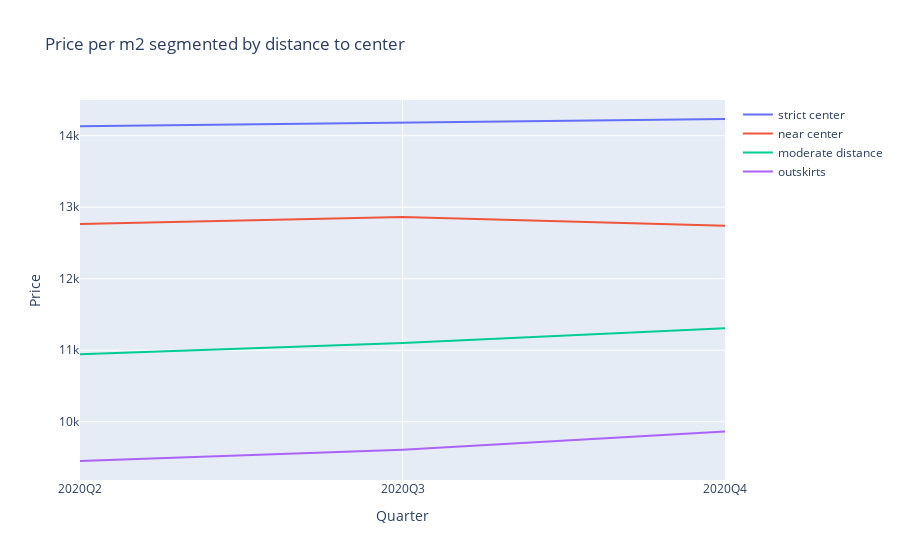

Notebook code cell kept with this figure:
### Code cell
data = []
for area_group in df_graph.Area_group.unique():
    df_temp = df_graph.query("Area_group == '{}'".format(area_group))
    
    
    trace=go.Scatter(
                x=df_temp.offer_date_q,
                y=df_temp.unit_price,
                mode='lines',
                marker=dict(
                size=5

                ),
            name=area_group,

            )
    data.append(trace)
    
figure=go.Figure(
    data=data,
    layout=go.Layout(
        title="Price per m2 segmented by distance to center",
            yaxis=dict(title="Price"),
        xaxis=dict(title="Quarter",type="category")

    
    ))
iplot(figure)

### Figure 1 — Plotly figure (JSON) as saved in the notebook; plotly's stock layout.template omitted (floating-point values rounded to 4 significant figures)
{"data": [{"marker": {"size": 5}, "mode": "lines", "name": "strict center", "type": "scatter", "x": ["2020Q2", "2020Q3", "2020Q4"], "y": [14130.0, 14190.0, 14230.0]}, {"marker": {"size": 5}, "mode": "lines", "name": "near center", "type": "scatter", "x": ["2020Q2", "2020Q3", "2020Q4"], "y": [12760.0, 12860.0, 12740.0]}, {"marker": {"size": 5}, "mode": "lines", "name": "moderate distance", "type": "scatter", "x": ["2020Q2", "2020Q3", "2020Q4"], "y": [10940.0, 11100.0, 11310.0]}, {"marker": {"size": 5}, "mode": "lines", "name": "outskirts", "type": "scatter", "x": ["2020Q2", "2020Q3", "2020Q4"], "y": [9451.0, 9610.0, 9865.0]}], "layout": {"title": {"text": "Price per m2 segmented by distance to center"}, "xaxis": {"title": {"text": "Quarter"}, "type": "category"}, "yaxis": {"title": {"text": "Price"}}}}
